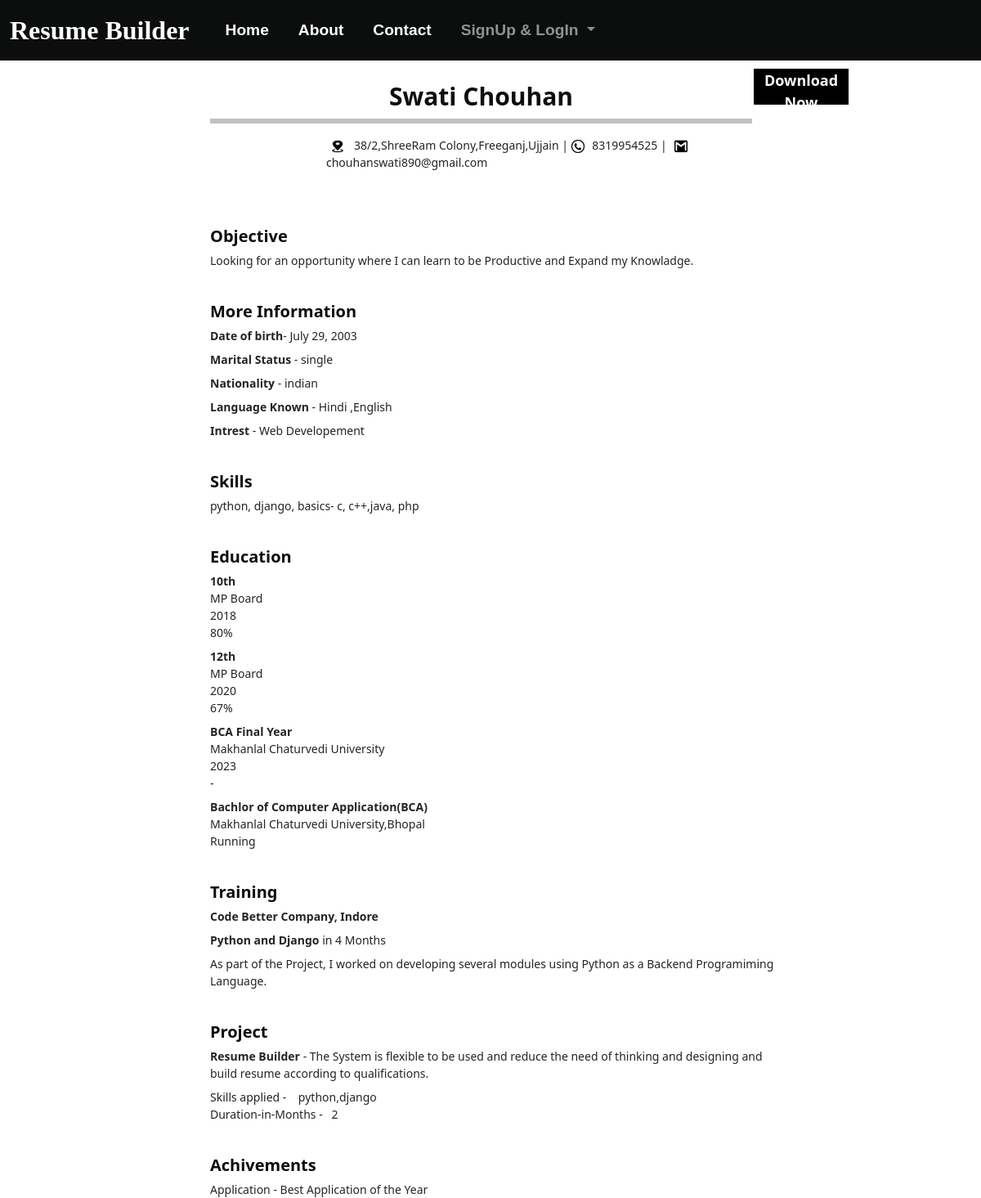
The page /temp10/37 on the database its author committed.
### myapp/models.py (models this page shows, shortened)
class CandidateInfo(models.Model):
    candidate_name=models.CharField(max_length=50,validators=[RegexValidator("[a-zA-Z][a-zA-Z]+[a-zA-Z]$",message="Enter only Alphabets")])
    candidate_email=models.EmailField(max_length=50,validators=[RegexValidator("^[a-zA-Z0-9-_]+@[a-zA-Z0-9]+\.[a-z]{1,3}$",message="Enter Valid E-mail")])
    date_of_birth=models.DateField()
    mobile=models.CharField(max_length=10, validators=[RegexValidator("^[0-9]*$",message="Enter only Numbers")])
    address=models.CharField(max_length=255)
    my_website=models.CharField(max_length=255,null='True',blank='True')
    linkedin_profile=models.CharField(max_length=50,null='True',blank='True')
    facebook_profile=models.CharField(max_length=50,null='True',blank='True')
    github_profile=models.CharField(max_length=50,null='True',blank='True')
    twitter_profile=models.CharField(max_length=50,null='True',blank='True')
    objective=models.CharField( max_length=255,null='True',blank='True')
    language_known=models.CharField(max_length=50,null='True', blank='True')
    skills=models.CharField(max_length=255,null='True', blank='True')
    interest=models.CharField(max_length=255,null='True' ,blank='True')
    marital_status=models.CharField(max_length=255,null='True',blank='True')
    nationality=models.CharField(max_length=255,null='True',blank='True')
    image=models.ImageField(upload_to='img',null='True' ,blank='True')
    created_by= models.ForeignKey(User, on_delete=models.CASCADE,default=User)

class Education(models.Model):
    person=models.ForeignKey(CandidateInfo,on_delete=models.CASCADE)
    education_name=models.CharField(max_length=50)
    passing_year=models.IntegerField(choices=year_choice)
    board_or_university=models.CharField(max_length=200)
    percentage_or_grade=models.CharField(max_length=50)

class Training(models.Model):
    person=models.ForeignKey(CandidateInfo,on_delete=models.CASCADE)
    company_or_institute_name=models.CharField(max_length=50)
    learn_skills=models.CharField(max_length=50)
    duration_in_month=models.IntegerField()
    description=models.CharField(max_length=255)

class Project(models.Model):
    person=models.ForeignKey(CandidateInfo,on_delete=models.CASCADE)
    project_title=models.CharField(max_length=50)
    description=models.CharField(max_length=255)
    skills_apply=models.CharField(max_length=50)
    duration_in_months=models.IntegerField()

class Achivements(models.Model):
    person=models.ForeignKey(CandidateInfo,on_delete=models.CASCADE)
    title=models.CharField(max_length=50)
    description=models.CharField(max_length=255)

### myapp/views.py (the view)
# urls.py: path('temp10/<id>',views.temp10,name='temp10'),
def temp10(request,id):
    pdata = CandidateInfo.objects.get(id=id)
    edata = Education.objects.filter(person=pdata)
    exdata = Experience.objects.filter(person=pdata)
    prdata = Project.objects.filter(person=pdata)
    adata = Achivements.objects.filter(person=pdata)
    tdata=Training.objects.filter(person=pdata)
    context={'pdata':pdata,'edata':edata,'exdata':exdata,'prdata':prdata,'adata':adata,'tdata':tdata}
    return render(request,'temp10.html',context)

### myapp/templates/temp10.html (shortened to what this page needs)
{% extends 'base.html' %}
{% load static %}
{% block body %}
<body>
    <button onclick="myfun('pt')" class="db">Download Now</button>
    <div id="pt">
        <div class="main">
            <div class="box">
                <div class="row">
                    <p class="name">{{pdata.candidate_name}}</p>
                    <hr>
                    <p class="ptop pt"><img src="{% static 'img/location.png' %}" alt="" class="img">{{pdata.address}} | <img src="{% static 'img/call.png' %}" alt="" class="call"> {{pdata.mobile}} |
                        <img src="{% static 'img/mail.png' %}" alt="" class="img">  {{pdata.candidate_email}}
                    </p>
                </div>
                <div class="row1">
                    <div>
                        <div class="bg">
                            <h3>Objective</h3>
                        </div>
                        <p class="ptop">{{pdata.objective}}</p>
                    </div>
                    <div>
                        <div class="bg">
                            <h3>More Information</h3>
                        </div>
                        <p class="ptop"><b>Date of birth</b>- {{pdata.date_of_birth}}</p>
                        <p class="ptop"><b>Marital Status</b> - {{pdata.marital_status}}</p>
                        <p class="ptop"><b>Nationality </b> - {{pdata.nationality}}</p>
                        <p class="ptop"><b>Language Known </b> - {{pdata.language_known}}</p>
                        <p class="ptop"><b>Intrest </b> - {{pdata.interest}}</p>
                    </div>
                    {% if edata %}
                    {% if pdata %}
                    <div>
                        <div class="bg">
                            <h3>Skills </h3>
                        </div>
                        <p class="ptop">{{ pdata.skills}}</p>
                    </div>
                    {% endif %}
                    <div>
                        <div class="bg">
                            <h3>Education </h3>
                        </div>
                        {% for i in edata %}
                        <p class="ptop"><b>{{i.education_name}} </b> <br> {{i.board_or_university}} <br>
                            {{i.passing_year}}  <br> {{i.percentage_or_grade}}</p>
                        {% endfor %}
                        <p class="ptop"><b>Bachlor of Computer Application(BCA)
                        </b> <br>Makhanlal Chaturvedi University,Bhopal <br>
                             Running</p>
                    </div>
                    {% endif %}
                    {% if tdata %}
                    <div>
                        <div class="bg"> <h3>Training</h3></div>
                            {% for i in tdata %}
                            <p class="ptop"><span class="span1"><b>{{i.company_or_institute_name}}</b></span>
                            </p>
                            <p class="ptop"><span class="span1"><b>{{i.learn_skills}}</b> in  {{i.duration_in_month}} Months</span>
                            </p>
                            <p class="ptop"><span class="span1">{{i.description}}</span></p>
                            {% endfor %}
                    </div>
                    {% endif %}
                    {% if prdata %}
                    <div>
                        <div class="bg">
                            <h3>Project</h3>
                        </div>
                        {% for i in prdata %}
                        <p class="ptop"><b>{{i.project_title}}</b> - {{i.description}}
                        </p>
                        <p class="ptop">Skills applied - &nbsp;&nbsp; {{i.skills_apply}} <br>Duration-in-Months - &nbsp;&nbsp;{{i.duration_in_months}}</p>
                        {% endfor %}
                    </div>
                    {% endif %}
                    {% if adata %}
                    <div>
                        <div class="bg">
                            <h3>Achivements </h3>
                        </div>
                        {% for i in adata %}
                        <p class="ptop">{{i.title }} - {{i.description}}</p>
                        {% endfor %}
                    </div>
                    {% endif %}
                </div>
            </div>
        </div>
    </div>
    {% endblock body %}

### myapp/templates/temp10.html (style rules this page uses)
* { box-sizing: border-box; }
.main { width: 796px; height: 1123px; margin: auto; background-color: #fff; }
.img { height: 18px; width: 28px; margin-right: 6px; }
.call { height: 16px; width: 16x; margin-right: 6px; }
.box { width: 690px; height: 1123px; margin-left: 55px; }
.name { font-size: 30px; font-weight: bold; margin-bottom: 5px; margin-top: 18px; color: rgb(13, 13, 14); text-align: center; }
.ptop { font-size: 14px; margin-bottom: 8px; }
.pt { margin-left: 130px; float: left; }
hr { width: 40vw auto; border-bottom: 6px solid rgb(13, 13, 14); ; }
h3 { margin-top: 40px; font-size: 20px; font-weight: 700; line-height: 23px; color: rgb(13, 13, 14); }
.row1 { margin-top: 60px; }
.db { float: right; margin-top: 5px; margin-right: 160px; width: 10vw; height: 6vh; background-color: black; color: #fff; border: 2px solid white; font-family: 'Segoe UI', Tahoma, Geneva, Verdana, sans-serif; font-weight: bold; font-size: large; }

### rows shown on the page
CandidateInfo: candidate_name "Swati Chouhan", address "38/2,ShreeRam Colony,Freeganj,Ujjain", mobile "8319954525", candidate_email "chouhanswati890@gmail.com", objective "Looking for an opportunity where I can learn to be Productive and Expand my Knowladge.", date_of_birth "July 29, 2003", marital_status "single", nationality "indian", language_known "Hindi ,English", interest "Web Developement", skills "python, django, basics- c, c++,java, php"
Education: education_name "10th", board_or_university "MP Board", passing_year "2018", percentage_or_grade "80%"
Education: education_name "12th", board_or_university "MP Board", passing_year "2020", percentage_or_grade "67%"
Education: education_name "BCA Final Year", board_or_university "Makhanlal Chaturvedi University", passing_year "2023", percentage_or_grade "-"
Training: company_or_institute_name "Code Better Company, Indore", learn_skills "Python and Django", duration_in_month "4", description "As part of the Project, I worked on developing several modules using Python as a Backend Programiming Language."
Project: project_title "Resume Builder", description "The System is flexible to be used and reduce the need of thinking and designing and build resume according to qualifications.", skills_apply "python,django", duration_in_months "2"
Achivements: title "Application", description "Best Application of the Year"
